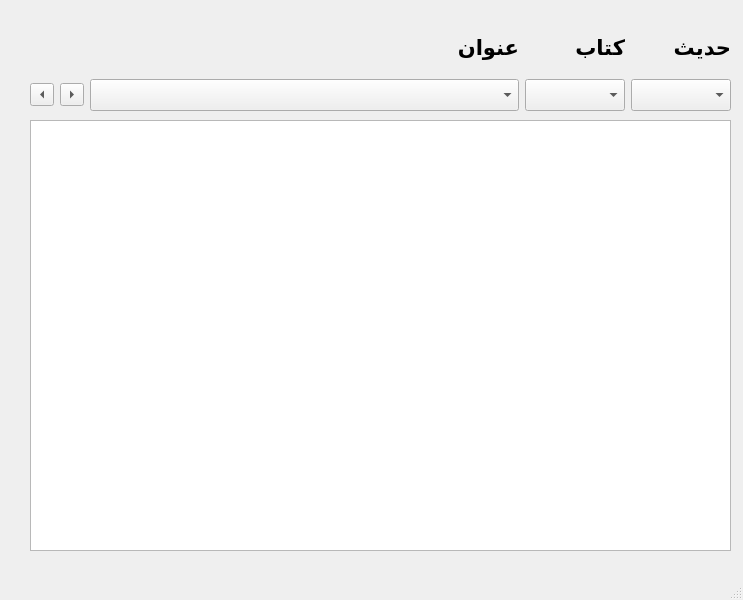
<?xml version="1.0" encoding="UTF-8"?>
<ui version="4.0">
 <class>MainWindow</class>
 <widget class="QMainWindow" name="MainWindow">
  <property name="geometry">
   <rect>
    <x>0</x>
    <y>0</y>
    <width>743</width>
    <height>600</height>
   </rect>
  </property>
  <property name="font">
   <font>
    <family>Nafees [PYRS]</family>
    <pointsize>18</pointsize>
   </font>
  </property>
  <property name="windowTitle">
   <string>Hadith Reader</string>
  </property>
  <property name="layoutDirection">
   <enum>Qt::RightToLeft</enum>
  </property>
  <property name="locale">
   <locale language="Urdu" country="Pakistan"/>
  </property>
  <widget class="QWidget" name="centralwidget">
   <widget class="QWidget" name="layoutWidget">
    <property name="geometry">
     <rect>
      <x>30</x>
      <y>20</y>
      <width>701</width>
      <height>91</height>
     </rect>
    </property>
    <layout class="QGridLayout" name="gridLayout" rowstretch="0,0,0" columnstretch="0,0,0,0,0,1,0,0,0">
     <property name="sizeConstraint">
      <enum>QLayout::SetNoConstraint</enum>
     </property>
     <property name="verticalSpacing">
      <number>6</number>
     </property>
     <item row="2" column="7">
      <widget class="QToolButton" name="prevButton">
       <property name="statusTip">
        <string>(Ctrl+P) پچھلے حدیث</string>
       </property>
       <property name="text">
        <string>...</string>
       </property>
       <property name="shortcut">
        <string>Ctrl+P</string>
       </property>
       <property name="arrowType">
        <enum>Qt::RightArrow</enum>
       </property>
      </widget>
     </item>
     <item row="2" column="8">
      <widget class="QToolButton" name="nextButton">
       <property name="statusTip">
        <string>(Ctrl+N) اگلے حدیث</string>
       </property>
       <property name="text">
        <string>...</string>
       </property>
       <property name="shortcut">
        <string>Ctrl+N</string>
       </property>
       <property name="arrowType">
        <enum>Qt::LeftArrow</enum>
       </property>
      </widget>
     </item>
     <item row="2" column="5">
      <widget class="QComboBox" name="titleComboBox">
       <property name="font">
        <font>
         <family>Nafees [PYRS]</family>
         <pointsize>14</pointsize>
         <weight>50</weight>
         <bold>false</bold>
        </font>
       </property>
       <property name="toolTip">
        <string/>
       </property>
       <property name="statusTip">
        <string>حدیث عنوان</string>
       </property>
       <property name="whatsThis">
        <string/>
       </property>
       <property name="layoutDirection">
        <enum>Qt::LeftToRight</enum>
       </property>
       <property name="editable">
        <bool>false</bool>
       </property>
      </widget>
     </item>
     <item row="0" column="5">
      <widget class="QLabel" name="titleLabel">
       <property name="font">
        <font>
         <family>Nafees [PYRS]</family>
         <pointsize>16</pointsize>
         <weight>75</weight>
         <bold>true</bold>
        </font>
       </property>
       <property name="layoutDirection">
        <enum>Qt::RightToLeft</enum>
       </property>
       <property name="text">
        <string>عنوان</string>
       </property>
      </widget>
     </item>
     <item row="0" column="4">
      <widget class="QLabel" name="bookLabel">
       <property name="font">
        <font>
         <family>Nafees [PYRS]</family>
         <pointsize>16</pointsize>
         <weight>75</weight>
         <bold>true</bold>
        </font>
       </property>
       <property name="text">
        <string>کتاب</string>
       </property>
      </widget>
     </item>
     <item row="2" column="4">
      <widget class="QComboBox" name="bookComboBox">
       <property name="baseSize">
        <size>
         <width>200</width>
         <height>0</height>
        </size>
       </property>
       <property name="font">
        <font>
         <family>Nafees [PYRS]</family>
         <pointsize>14</pointsize>
         <weight>50</weight>
         <bold>false</bold>
        </font>
       </property>
       <property name="statusTip">
        <string>حدیث کتاب</string>
       </property>
       <property name="layoutDirection">
        <enum>Qt::LeftToRight</enum>
       </property>
      </widget>
     </item>
     <item row="2" column="0">
      <widget class="QComboBox" name="sourceComboBox">
       <property name="baseSize">
        <size>
         <width>200</width>
         <height>0</height>
        </size>
       </property>
       <property name="font">
        <font>
         <family>Nafees [PYRS]</family>
         <pointsize>14</pointsize>
         <weight>50</weight>
         <bold>false</bold>
        </font>
       </property>
       <property name="statusTip">
        <string>حدیث</string>
       </property>
       <property name="layoutDirection">
        <enum>Qt::LeftToRight</enum>
       </property>
      </widget>
     </item>
     <item row="0" column="0">
      <widget class="QLabel" name="sourceLabel">
       <property name="font">
        <font>
         <family>Nafees [PYRS]</family>
         <pointsize>16</pointsize>
         <weight>75</weight>
         <bold>true</bold>
        </font>
       </property>
       <property name="text">
        <string>حدیث</string>
       </property>
      </widget>
     </item>
    </layout>
   </widget>
   <widget class="QTextEdit" name="hadithText">
    <property name="geometry">
     <rect>
      <x>30</x>
      <y>120</y>
      <width>701</width>
      <height>431</height>
     </rect>
    </property>
    <property name="sizePolicy">
     <sizepolicy hsizetype="Expanding" vsizetype="Expanding">
      <horstretch>0</horstretch>
      <verstretch>0</verstretch>
     </sizepolicy>
    </property>
    <property name="font">
     <font>
      <family>Nafees [PYRS]</family>
      <pointsize>18</pointsize>
      <weight>50</weight>
      <bold>false</bold>
     </font>
    </property>
    <property name="statusTip">
     <string>حدیث</string>
    </property>
    <property name="layoutDirection">
     <enum>Qt::LeftToRight</enum>
    </property>
    <property name="styleSheet">
     <string notr="true"/>
    </property>
    <property name="readOnly">
     <bool>true</bool>
    </property>
   </widget>
  </widget>
  <widget class="QStatusBar" name="statusbar">
   <property name="sizePolicy">
    <sizepolicy hsizetype="Preferred" vsizetype="Preferred">
     <horstretch>0</horstretch>
     <verstretch>0</verstretch>
    </sizepolicy>
   </property>
   <property name="font">
    <font>
     <family>Nafees [PYRS]</family>
     <pointsize>14</pointsize>
     <weight>50</weight>
     <italic>false</italic>
     <bold>false</bold>
    </font>
   </property>
   <property name="statusTip">
    <string>حدیث</string>
   </property>
   <property name="layoutDirection">
    <enum>Qt::LeftToRight</enum>
   </property>
   <property name="autoFillBackground">
    <bool>false</bool>
   </property>
   <property name="styleSheet">
    <string notr="true"/>
   </property>
   <property name="locale">
    <locale language="Urdu" country="Pakistan"/>
   </property>
  </widget>
  <action name="actionExit">
   <property name="text">
    <string>Settings</string>
   </property>
  </action>
  <action name="actionExit_2">
   <property name="text">
    <string>Exit</string>
   </property>
  </action>
 </widget>
 <resources/>
 <connections/>
</ui>
